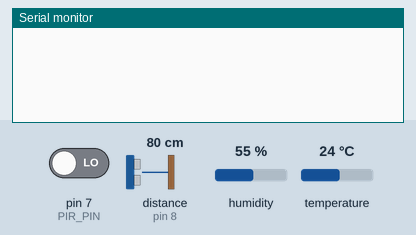
A sketch run on a simulated Arduino Uno, built with avr-gcc and run on an emulated ATmega328P. Shown: the last lines printed to the serial monitor. The inputs (shaded band) are chosen by the test bench; at power-on: pin 7 (PIR_PIN) LOW, distance to the obstacle (sensor on pin 8) 80 cm, humidity 55 %, temperature 24 °C. The echo pulse lasts 58.3 µs per cm.

Above: at 2.8 s.
2.9 s: pin 7 (PIR_PIN) driven HIGH
At 3.8 s:
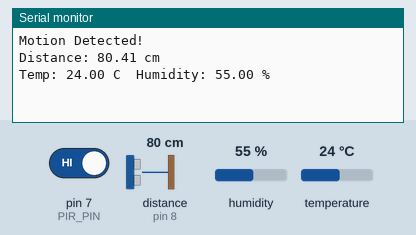
4.5 s: distance to the obstacle (sensor on pin 8) set to 2 cm
At 5.8 s:
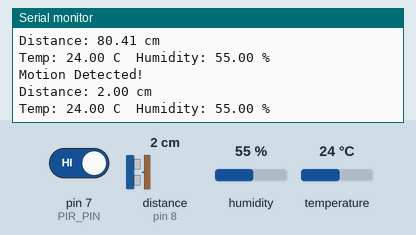
6.0 s: humidity set to 22 %
At 7.4 s:
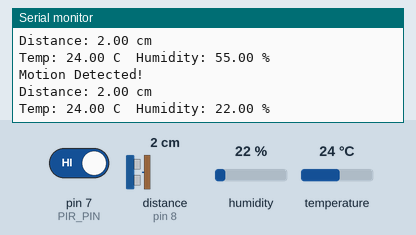
7.5 s: temperature set to 12 °C
9.0 s: distance to the obstacle (sensor on pin 8) set to 4 cm
At 9.9 s:
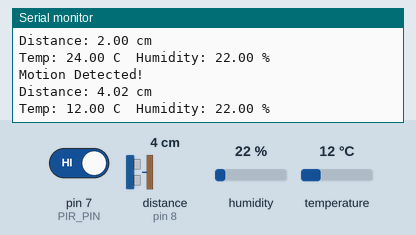
10.5 s: humidity set to 40 %
At 11.5 s:
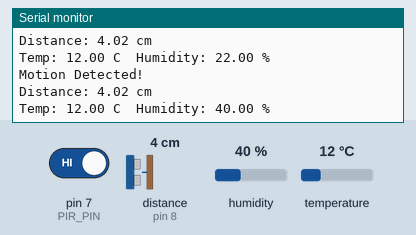
Timing chart, 0 to 13.0 s (numbered marks = the images above; inputs shaded):
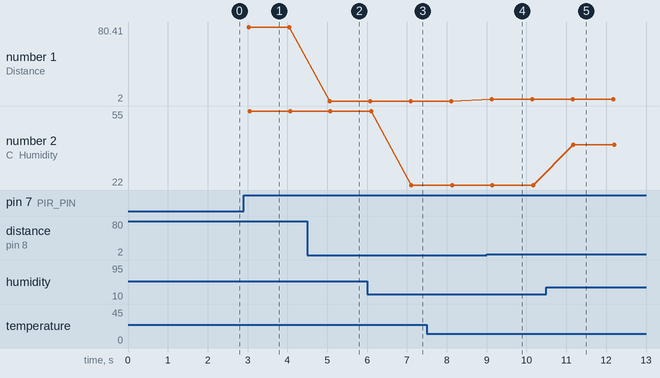

The sketch:

Code04.ino
```cpp
#include <DHT.h>

#define PIR_PIN 7
#define TRIG_PIN 9
#define ECHO_PIN 8
#define DHTPIN 6
#define DHTTYPE DHT11

DHT dht(DHTPIN, DHTTYPE);

void setup() {
  pinMode(PIR_PIN, INPUT);
  pinMode(TRIG_PIN, OUTPUT);
  pinMode(ECHO_PIN, INPUT);

  Serial.begin(9600);
  dht.begin();
}

void loop() {

  if (digitalRead(PIR_PIN) == HIGH) {

    Serial.println("Motion Detected!");

    // Measure distance
    digitalWrite(TRIG_PIN, LOW);
    delayMicroseconds(2);
    digitalWrite(TRIG_PIN, HIGH);
    delayMicroseconds(10);
    digitalWrite(TRIG_PIN, LOW);

    long duration = pulseIn(ECHO_PIN, HIGH);
    float distance = duration / 58.0;

    float humidity = dht.readHumidity();
    float temperature = dht.readTemperature();

    Serial.print("Distance: ");
    Serial.print(distance);
    Serial.println(" cm");

    Serial.print("Temp: ");
    Serial.print(temperature);
    Serial.print(" C  Humidity: ");
    Serial.print(humidity);
    Serial.println(" %");
  }

  delay(1000);
}
```

Measured:
- after the input at 2.9 s, the serial monitor: prints a new line after 0.10 s (image 1)
- after the input at 4.5 s, the serial monitor: prints a new line after 0.56 s (image 2)
- after the input at 6.0 s, the serial monitor: prints a new line after 1.1 s (image 3)
- after the input at 9.0 s, the serial monitor: prints a new line after 0.13 s (image 4)
- after the input at 10.5 s, the serial monitor: prints a new line after 0.68 s (image 5)
- plotted number 1: 80.41 → 2 after the input at 4.5 s, 2 → 4.02 after the input at 9.0 s
- plotted number 2: 55 → 22 after the input at 6.0 s, 22 → 40 after the input at 10.5 s
